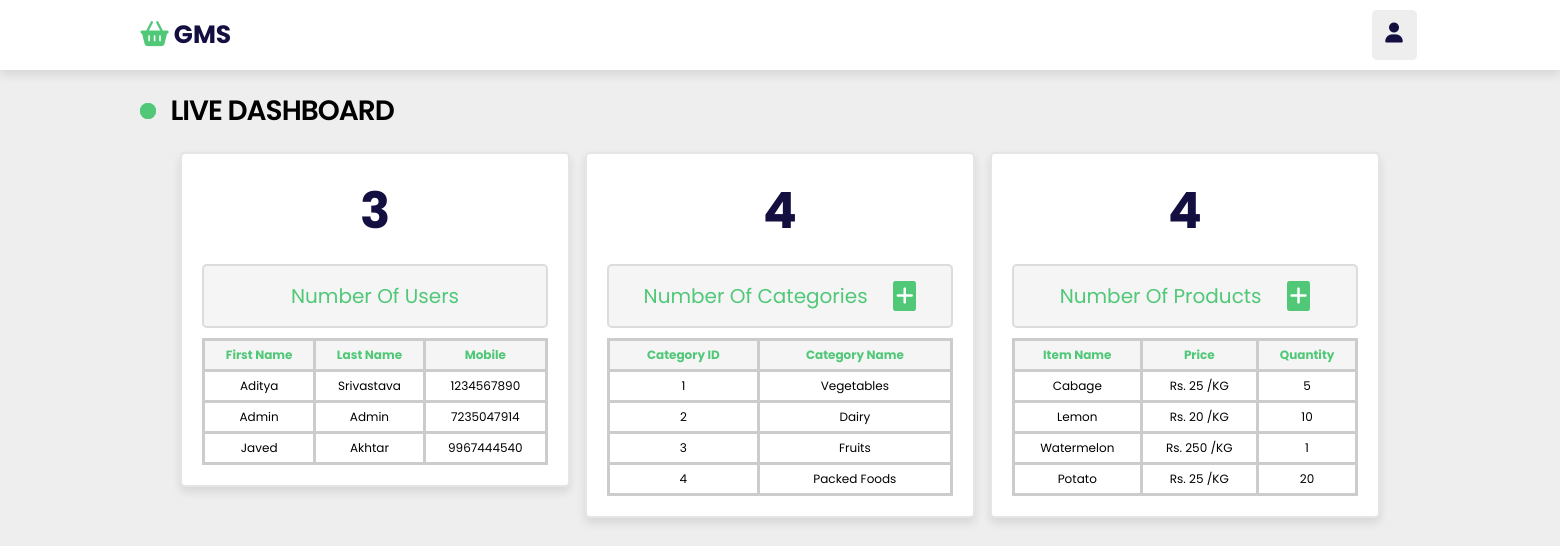
The page /admindashboard.php (signed in) on the database its author committed.
### tables this page shows
CREATE TABLE `user` (
  `fname` varchar(20) NOT NULL,
  `lname` varchar(20) NOT NULL,
  `pwd` varchar(20) NOT NULL,
  `mobile` varchar(10) NOT NULL
);

CREATE TABLE `category` (
  `category_id` int(11) NOT NULL,
  `category_name` varchar(20) NOT NULL
);

CREATE TABLE `items` (
  `ItemID` int(10) NOT NULL,
  `Name` varchar(20) NOT NULL,
  `Price` int(5) NOT NULL,
  `Quantity` int(5) NOT NULL,
  `Expiry_Date` varchar(10) NOT NULL,
  `Mfg_Date` varchar(10) NOT NULL,
  `Image` varchar(100) NOT NULL,
  `Category` varchar(20) NOT NULL
);

### admindashboard.php (the view, shortened to what this page needs)
<!DOCTYPE html>
<html lang="en">
<head>
    <link rel="stylesheet" href="style.css">
    <link rel="stylesheet" href="./admin_style.css">
    <?php include "./head.php";
     include "./connect.php";
    ?>
</head>
<body>
  <header class="header" style="position: sticky;">
        <a href="" class="logo"><i class="fas fa-shopping-basket"></i> GMS</a>
        <div class="icons">
            <div class="fas fa-user" id="login-btn"></div>
        </div>
    </header>
    <section class="dashboard">
<h1 class="title">Live dashboard</h1>
<div class="box-container">
<div class="box">
         <?php
            $users = mysqli_query($conn, "SELECT * FROM `user`") or die('query failed');
            $number_of_users = mysqli_num_rows($users);
         ?>
         <h3><?php echo  $number_of_users; ?></h3>
         <p>Number Of Users </p>
         <div class="main">
        <table style="width: 100%;">
            <tr style="background-color:#f5f5f5 ; color:#50C878;">
                <th>First Name</th>
                <th>Last Name</th>
                <th>Mobile</th>
            </tr>
             <?php
             $select_products = mysqli_query($conn, "SELECT * FROM `user`") or die('query failed');
             if(mysqli_num_rows($select_products) > 0){
                while($fetch_products = mysqli_fetch_assoc($select_products)){?>
                <tr>
                    <td><?php echo $fetch_products['fname']?></td>
                    <td> <?php echo $fetch_products['lname']?></td>
                    <td><?php echo $fetch_products['mobile']?></td>
                </tr>
                <?php
}
      }else{
         echo '<p class="heading">no products added yet!</p>';
      }
      ?>
        </table>
    </div>
</div>
<div class="box">
         <?php
            $categories = mysqli_query($conn, "SELECT * FROM `category`") or die('query failed');
            $number_of_categories = mysqli_num_rows( $categories);
         ?>
         <h3><?php echo $number_of_categories; ?></h3>
         <p>Number Of Categories <a class="add-icon" href="./addcategory.php"><i class="fa-solid fa-plus"></i></a></p>
         <div class="main">
        <table style="width: 100%;">
            <tr style="background-color:#f5f5f5 ; color:#50C878;">
                <th>Category ID</th>
                <th>Category Name</th>
            </tr>
             <?php
             $select_products = mysqli_query($conn, "SELECT * FROM `category`") or die('query failed');
             if(mysqli_num_rows($select_products) > 0){
                while($fetch_products = mysqli_fetch_assoc($select_products)){?>
                <tr>
                    <td><?php echo $fetch_products['category_id']?></td>
                    <td> <?php echo $fetch_products['category_name']?></td>
                </tr>
                <?php
}
      }else{
         echo '<p class="heading">no products added yet!</p>';
      }
      ?>
        </table>
    </div>
</div>
<div class="box">
         <?php
            $items = mysqli_query($conn, "SELECT * FROM `items`") or die('query failed');
            $number_of_items = mysqli_num_rows($items);
         ?>
         <h3><?php echo $number_of_items; ?></h3>
         <p>Number Of Products   <a class="add-icon" href="./additem.php"><i class="fa-solid fa-plus"></i></a></p>
         <div class="main">
        <table style="width: 100%;">
            <tr style="background-color:#f5f5f5 ; color:#50C878;">
                <th>Item Name</th>
                <th>Price</th>
                <th>Quantity</th>
            </tr>
             <?php
             $select_products = mysqli_query($conn, "SELECT * FROM `items`") or die('query failed');
             if(mysqli_num_rows($select_products) > 0){
                while($fetch_products = mysqli_fetch_assoc($select_products)){?>
                <tr>
                    <td><?php echo $fetch_products['Name']?></td>
                    <td>Rs. <?php echo $fetch_products['Price']?> /KG</td>
                    <td><?php echo $fetch_products['Quantity']?></td>
                </tr>
                <?php
}
      }else{
         echo '<p class="heading">no products added yet!</p>';
      }
      ?>
        </table>
    </div>
</div>
</div>
</section>
</body>
</html>

### style.css (style rules this page uses)
:root { --green: #50C878; --black: #130f40; --red: #dc3545; --lavender:lavender; --white:white; --light-color: #666; --box-shadow: 0 0.5rem 1rem rgba(0, 0, 0, 0.1); --border: 0.2rem solid rgba(0, 0, 0, 0.1); --outline: 0.1rem solid rgba(0, 0, 0, 0.1); --outline-hover: 0.2rem solid var(--black); }
* { font-family: "Poppins", sans-serif; margin: 0; padding: 0; box-sizing: border-box; outline: none; border: none; text-decoration: none; text-transform: capitalize; transition: all 0.2s linear; }
html { font-size: 62.5%; overflow-x: hidden; scroll-behavior: smooth; scroll-padding-top: 7rem; }
body { background: #eee; }
section { padding: 2rem 9%; }
.header { position: fixed; top: 0; left: 0; right: 0; z-index: 1000; display: flex; align-items: center; justify-content: space-between; padding: 1rem 9%; background: #fff; box-shadow: var(--box-shadow); }
.header .logo { font-size: 2.5rem; font-weight: bolder; color: var(--black); }
.header .logo i { color: var(--green); }
.header .icons div { height: 5rem; width: 4.5rem; line-height: 4.5rem; border-radius: 0.5rem; background: #eee; color: var(--black); font-size: 2rem; cursor: pointer; margin-right: 0.3rem; text-align: center; }
.title { font-size: 28px; font-weight: 600; letter-spacing: -1px; position: relative; display: flex; align-items: center; padding-left: 30px; color: black; }
.title::before { width: 18px; height: 18px; }
.title::after { width: 18px; height: 18px; animation: pulse 1s linear infinite; }
.title::before, .title::after { position: absolute; content: ""; height: 16px; width: 16px; border-radius: 50%; left: 0px; background-color: #50C878; }

### admin_style.css (style rules this page uses)
:root { --green: #50C878; --red:#c0392b; --orange:#f39c12; --black:#333; --white:#fff; --light-color:#666; --light-white:#ccc; --light-bg:#f5f5f5; --border:.1rem solid var(--black); --box-shadow:0 .5rem 1rem rgba(0,0,0,.1); }
* { font-family: 'Rubik', sans-serif; margin:0; padding:0; box-sizing: border-box; outline: none; border:none; text-decoration: none; transition:all .2s linear; }
html { font-size: 62.5%; overflow-x: hidden; }
body { background-color: var(--light-bg); }
section { padding:3rem 2rem; }
.title { text-align: center; margin-bottom: 2rem; text-transform: uppercase; color:var(--black); font-size: 4rem; }
.header { position: sticky; top:0; left:0; right:0; z-index: 1000; background-color: var(--white); box-shadow: var(--box-shadow); }
.dashboard .box-container { display: grid; grid-template-columns: repeat(auto-fit, minmax(25rem, 1fr)); gap:1.5rem; max-width: 1200px; margin:0 auto; align-items: flex-start; }
.dashboard .box-container .box { border-radius: .5rem; padding:2rem; background-color: var(--white); box-shadow: var(--box-shadow); border:var(--border); text-align: center; }
.dashboard .box-container .box h3 { font-size: 5rem; color:var(--black); }
.dashboard .box-container .box p { margin-top: 1.5rem; padding:1.5rem; background-color: var(--light-bg); color:var(--green); font-size: 2rem; border-radius: .5rem; border:var(--border); }
.add-icon { height: 3px; width: 7px; margin-left: 20px; padding: 1px 3px; background: var(--green); color: white; border-radius: 10%; }

### admindashboard.php (style rules this page uses)
table, td, tr, th { border: 3px solid #ccc; border-collapse: collapse; padding: 5px; }
.main { font-size: larger; padding-top: 10px; }

### rows shown on the page
user: fname "Aditya", lname "Srivastava", mobile "1234567890"
user: fname "Admin", lname "Admin", mobile "7235047914"
user: fname "Javed", lname "Akhtar", mobile "9967444540"
category: category_id "1", category_name "Vegetables"
category: category_id "2", category_name "Dairy"
category: category_id "3", category_name "Fruits"
category: category_id "4", category_name "Packed Foods"
items: Name "Cabage", Price "25", Quantity "5"
items: Name "Lemon", Price "20", Quantity "10"
items: Name "Watermelon", Price "250", Quantity "1"
items: Name "Potato", Price "25", Quantity "20"

### other values the page prints
$number_of_users "3"
$number_of_categories "4"
$number_of_items "4"
